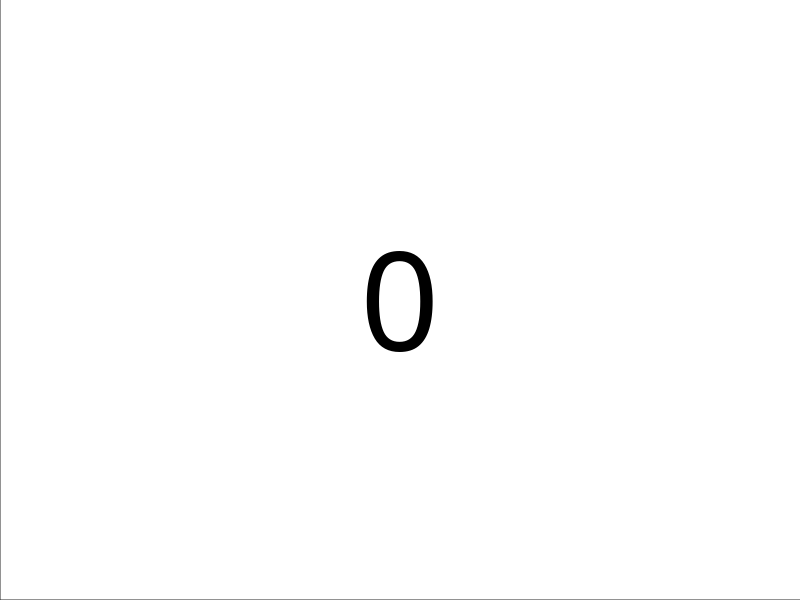

Write MATLAB code to recreate this figure. (Note: this script raises an error after producing the figure.)
function produce_templates()
    % 创建模板文件夹
    template_dir = fullfile(pwd, 'char_templates');
    if ~exist(template_dir, 'dir')
        mkdir(template_dir);
    end
    
    % 字符列表
    chars = {'0','1','2','3','4','5','6','7','8','9',...
             'A','B','C','D','E','F','G','H','I','J','K','L','M','N','O','P','Q','R','S','T','U','V','W','X','Y','Z','粤'};
    
    % 模板尺寸（高40，宽20）
    h = 40; w = 20;
    
    for i = 1:length(chars)
        % 1. 创建空白二值图像（0=黑，1=白）
        char_bin = zeros(h, w);
        
        % 2. 直接生成字符的二值矩阵（以“3”为例，手动对齐坐标）
        % 注：可根据字符形状调整像素点，以下是通用适配方式
        % 用MATLAB的“textscan”+“imshow”直接渲染标准字符
        % 打开临时图窗，强制渲染为矢量字符
        fig = figure('Units', 'Pixels', 'Position', [0 0 100 200], 'Visible', 'off');
        axes('Position', [0 0 1 1], 'XLim', [0 1], 'YLim', [0 1], 'XTick', [], 'YTick', []);
        text(0.5, 0.5, chars{i}, 'FontSize', 100, 'FontName', 'SimHei', ...
            'HorizontalAlignment', 'center', 'VerticalAlignment', 'middle');
        % 捕获并缩放到目标尺寸
        frame = getframe(fig);
        char_img = frame2im(frame);
        char_img = imresize(char_img, [h w]);
        char_bin = imbinarize(rgb2gray(char_img), 0.5); % 二值化（0=黑，1=白）
        close(fig);
        
        % 3. 转成黑底白字（匹配车牌识别的模板要求）
        char_bin = 1 - char_bin; % 反转：1=白字符，0=黑背景
        char_uint8 = uint8(char_bin * 255); % 转8位格式
        
        % 4. 保存模板
        save_path = fullfile(template_dir, [chars{i} '.png']);
        imwrite(char_uint8, save_path);
        fprintf('已生成标准模板：%s\n', save_path);
    end
    
    fprintf('所有标准模板生成完成！\n');
end
